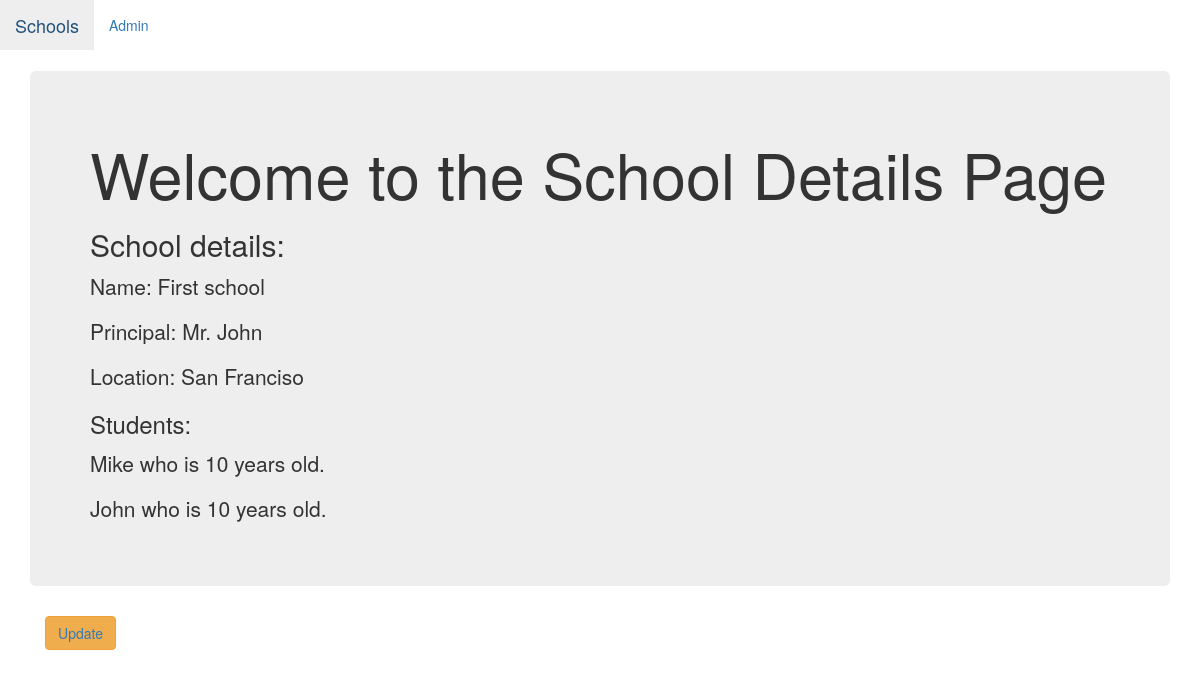
/basic_app/1/, run on the app's committed database.
### basic_app/models.py (models this page shows, shortened)
class School(models.Model):
    name = models.CharField(max_length=256)
    principal = models.CharField(max_length=256)
    location = models.CharField(max_length=256)

class Student(models.Model):
    name = models.CharField(max_length=256)
    age = models.PositiveIntegerField()
    school = models.ForeignKey(School, related_name='students')

### basic_app/views.py (the view)
# urls.py: url(r'^(?P<pk>\d+)/$', views.SchoolDetailView.as_view(), name='detail'),
class SchoolDetailView(DetailView):
    context_object_name = 'school_detail'
    model = models.School
    template_name = 'basic_app/school_detail.html'

### basic_app/templates/basic_app/school_detail.html
{% extends 'basic_app/basic_app_base.html' %}
{% block body_block%}
  <div class="jumbotron">
      <h1>Welcome to the School Details Page</h1>
      <h2>School details:</h2>
      <p>Name: {{school_detail.name}}</p>
      <p>Principal: {{school_detail.principal}}</p>
      <p>Location: {{school_detail.location}}</p>
      <h3>Students:</h3>
      {% for student in school_detail.students.all %}
        <p>{{student.name}} who is {{student.age}} years old.</p>
      {% endfor %}
  </div>
  <div class="container">
    <p class="btn btn-warning"><a href="{% url 'basic_app:update' pk=school_detail.pk %}">Update</a></p>
  </div>
{% endblock %}

### data on the page
School: name "First school", principal "Mr. John", location "San Franciso"
Student: name "Mike", age "10"
Student: name "John", age "10"
